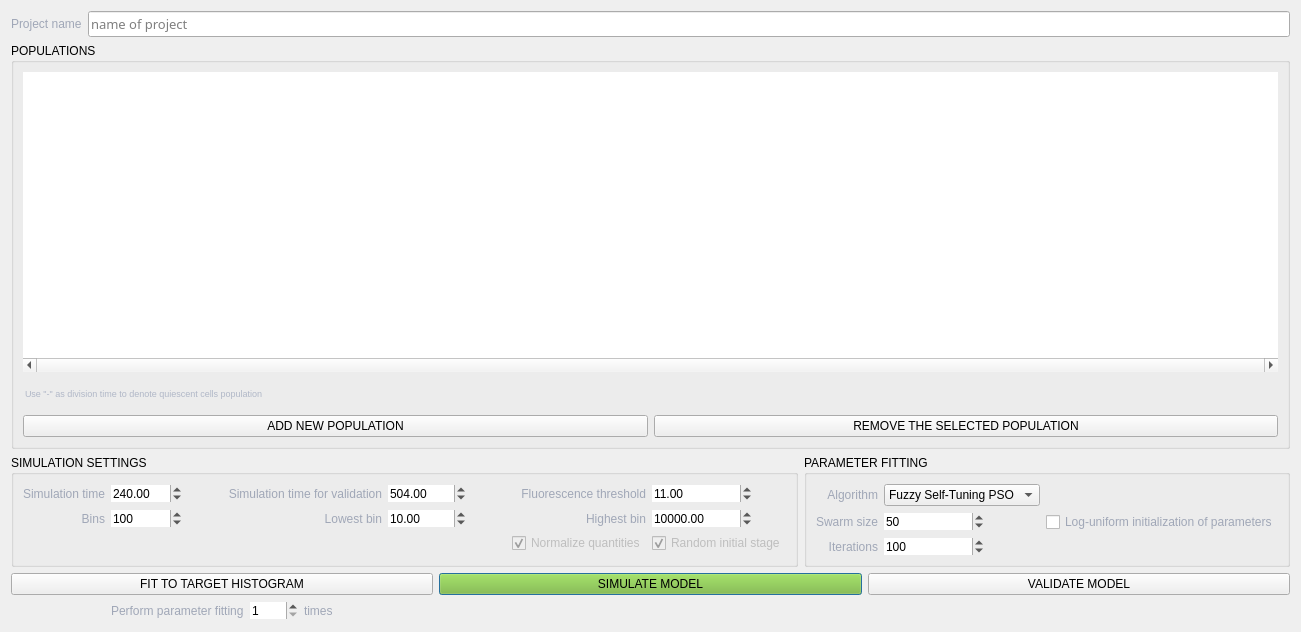
      <widget class="QWidget" name="settings" native="true">
       <property name="sizePolicy">
        <sizepolicy hsizetype="Preferred" vsizetype="Preferred">
         <horstretch>0</horstretch>
         <verstretch>2</verstretch>
        </sizepolicy>
       </property>
       <property name="styleSheet">
        <string notr="true"/>
       </property>
       <layout class="QVBoxLayout" name="verticalLayout_2">
        <item>
         <layout class="QHBoxLayout" name="horizontalLayout_8">
          <item>
           <widget class="QLabel" name="label_6">
            <property name="styleSheet">
             <string notr="true">color: #A0A7B7;</string>
            </property>
            <property name="text">
             <string>Project name</string>
            </property>
           </widget>
          </item>
          <item>
           <widget class="QLineEdit" name="projectname">
            <property name="font">
             <font>
              <family>Impact</family>
              <pointsize>10</pointsize>
             </font>
            </property>
            <property name="styleSheet">
             <string notr="true"/>
            </property>
            <property name="text">
             <string/>
            </property>
            <property name="placeholderText">
             <string>name of project</string>
            </property>
           </widget>
          </item>
         </layout>
        </item>
        <item>
         <widget class="QGroupBox" name="populations">
          <property name="sizePolicy">
           <sizepolicy hsizetype="Expanding" vsizetype="Expanding">
            <horstretch>0</horstretch>
            <verstretch>0</verstretch>
           </sizepolicy>
          </property>
          <property name="styleSheet">
           <string notr="true"/>
          </property>
          <property name="title">
           <string>POPULATIONS</string>
          </property>
          <property name="alignment">
           <set>Qt::AlignLeading|Qt::AlignLeft|Qt::AlignTop</set>
          </property>
          <property name="flat">
           <bool>true</bool>
          </property>
          <layout class="QVBoxLayout" name="verticalLayout">
           <item>
            <layout class="QVBoxLayout" name="population_layout">
             <item>
              <widget class="QTableView" name="populations_table">
               <property name="sizePolicy">
                <sizepolicy hsizetype="Preferred" vsizetype="Minimum">
                 <horstretch>0</horstretch>
                 <verstretch>0</verstretch>
                </sizepolicy>
               </property>
               <property name="minimumSize">
                <size>
                 <width>0</width>
                 <height>300</height>
                </size>
               </property>
               <property name="toolTip">
                <string>Double click a field to edit the value</string>
               </property>
               <property name="styleSheet">
                <string notr="true"/>
               </property>
               <property name="frameShape">
                <enum>QFrame::NoFrame</enum>
               </property>
               <property name="frameShadow">
                <enum>QFrame::Plain</enum>
               </property>
               <property name="verticalScrollBarPolicy">
                <enum>Qt::ScrollBarAsNeeded</enum>
               </property>
               <property name="horizontalScrollBarPolicy">
                <enum>Qt::ScrollBarAlwaysOn</enum>
               </property>
               <property name="editTriggers">
                <set>QAbstractItemView::AllEditTriggers</set>
               </property>
               <property name="alternatingRowColors">
                <bool>false</bool>
               </property>
               <property name="selectionMode">
                <enum>QAbstractItemView::SingleSelection</enum>
               </property>
               <property name="selectionBehavior">
                <enum>QAbstractItemView::SelectRows</enum>
               </property>
               <property name="gridStyle">
                <enum>Qt::NoPen</enum>
               </property>
               <attribute name="horizontalHeaderCascadingSectionResizes">
                <bool>true</bool>
               </attribute>
              </widget>
             </item>
             <item>
              <widget class="QLabel" name="label_12">
               <property name="enabled">
                <bool>true</bool>
               </property>
               <property name="font">
                <font>
                 <pointsize>7</pointsize>
                </font>
               </property>
               <property name="styleSheet">
                <string notr="true">color: #B0B7C7; margin: 10px 0px;</string>
               </property>
               <property name="text">
                <string>Use &quot;-&quot; as division time to denote quiescent cells population</string>
               </property>
              </widget>
             </item>
             <item>
              <layout class="QHBoxLayout" name="populationsbuttonslayout">
               <item>
                <widget class="QPushButton" name="addnewpopulation">
                 <property name="sizePolicy">
                  <sizepolicy hsizetype="Minimum" vsizetype="Fixed">
                   <horstretch>0</horstretch>
                   <verstretch>0</verstretch>
                  </sizepolicy>
                 </property>
                 <property name="text">
                  <string>ADD NEW POPULATION</string>
                 </property>
                 <property name="iconSize">
                  <size>
                   <width>16</width>
                   <height>16</height>
                  </size>
                 </property>
                 <property name="flat">
                  <bool>false</bool>
                 </property>
                </widget>
               </item>
               <item>
                <widget class="QPushButton" name="remove_selected_population">
                 <property name="text">
                  <string>REMOVE THE SELECTED POPULATION</string>
                 </property>
                 <property name="flat">
                  <bool>false</bool>
                 </property>
                </widget>
               </item>
              </layout>
             </item>
            </layout>
           </item>
          </layout>
         </widget>
        </item>
        <item>
         <layout class="QHBoxLayout" name="horizontalLayout_3">
          <item>
           <widget class="QGroupBox" name="simulationsettings">
            <property name="enabled">
             <bool>true</bool>
            </property>
            <property name="sizePolicy">
             <sizepolicy hsizetype="Preferred" vsizetype="Minimum">
              <horstretch>0</horstretch>
              <verstretch>0</verstretch>
             </sizepolicy>
            </property>
            <property name="title">
             <string>SIMULATION SETTINGS</string>
            </property>
            <property name="flat">
             <bool>true</bool>
            </property>
            <layout class="QGridLayout" name="gridLayout_5">
             <item row="2" column="0">
              <layout class="QHBoxLayout" name="horizontalLayout_7"/>
             </item>
             <item row="1" column="0">
              <layout class="QHBoxLayout" name="horizontalLayout_9">
               <item>
                <widget class="QLabel" name="label_8">
                 <property name="sizePolicy">
                  <sizepolicy hsizetype="Preferred" vsizetype="Preferred">
                   <horstretch>0</horstretch>
                   <verstretch>0</verstretch>
                  </sizepolicy>
                 </property>
                 <property name="maximumSize">
                  <size>
                   <width>500</width>
                   <height>16777215</height>
                  </size>
                 </property>
                 <property name="styleSheet">
                  <string notr="true">color: #A0A7B7;</string>
                 </property>
                 <property name="text">
                  <string>Bins</string>
                 </property>
                 <property name="alignment">
                  <set>Qt::AlignRight|Qt::AlignTrailing|Qt::AlignVCenter</set>
                 </property>
                </widget>
               </item>
              </layout>
             </item>
             <item row="0" column="0">
              <layout class="QHBoxLayout" name="horizontalLayout_6">
               <item>
                <widget class="QLabel" name="label_2">
                 <property name="sizePolicy">
                  <sizepolicy hsizetype="Preferred" vsizetype="Preferred">
                   <horstretch>0</horstretch>
                   <verstretch>0</verstretch>
                  </sizepolicy>
                 </property>
                 <property name="maximumSize">
                  <size>
                   <width>500</width>
                   <height>16777215</height>
                  </size>
                 </property>
                 <property name="styleSheet">
                  <string notr="true">color: #A0A7B7;</string>
                 </property>
                 <property name="text">
                  <string>Simulation time</string>
                 </property>
                 <property name="alignment">
                  <set>Qt::AlignRight|Qt::AlignTrailing|Qt::AlignVCenter</set>
                 </property>
                </widget>
               </item>
              </layout>
             </item>
             <item row="0" column="3">
              <widget class="QLabel" name="label_11">
               <property name="styleSheet">
                <string notr="true">color: #A0A7B7;</string>
               </property>
               <property name="text">
                <string>Simulation time for validation</string>
               </property>
               <property name="alignment">
                <set>Qt::AlignRight|Qt::AlignTrailing|Qt::AlignVCenter</set>
               </property>
              </widget>
             </item>
             <item row="1" column="1">
              <widget class="QSpinBox" name="bins">
               <property name="sizePolicy">
                <sizepolicy hsizetype="Fixed" vsizetype="Fixed">
                 <horstretch>0</horstretch>
                 <verstretch>0</verstretch>
                </sizepolicy>
               </property>
               <property name="maximumSize">
                <size>
                 <width>100</width>
                 <height>16777215</height>
                </size>
               </property>
               <property name="frame">
                <bool>false</bool>
               </property>
               <property name="minimum">
                <number>10</number>
               </property>
               <property name="maximum">
                <number>10000</number>
               </property>
               <property name="value">
                <number>100</number>
               </property>
              </widget>
             </item>
             <item row="0" column="1">
              <widget class="QDoubleSpinBox" name="simulationtime">
               <property name="sizePolicy">
                <sizepolicy hsizetype="Fixed" vsizetype="Fixed">
                 <horstretch>0</horstretch>
                 <verstretch>0</verstretch>
                </sizepolicy>
               </property>
               <property name="maximumSize">
                <size>
                 <width>100</width>
                 <height>16777215</height>
                </size>
               </property>
               <property name="locale">
                <locale language="English" country="UnitedKingdom"/>
               </property>
               <property name="frame">
                <bool>false</bool>
               </property>
               <property name="maximum">
                <double>10000.000000000000000</double>
               </property>
               <property name="value">
                <double>240.000000000000000</double>
               </property>
              </widget>
             </item>
             <item row="0" column="4">
              <widget class="QDoubleSpinBox" name="validationtime">
               <property name="sizePolicy">
                <sizepolicy hsizetype="Fixed" vsizetype="Fixed">
                 <horstretch>0</horstretch>
                 <verstretch>0</verstretch>
                </sizepolicy>
               </property>
               <property name="maximumSize">
                <size>
                 <width>100</width>
                 <height>16777215</height>
                </size>
               </property>
               <property name="locale">
                <locale language="English" country="UnitedKingdom"/>
               </property>
               <property name="frame">
                <bool>false</bool>
               </property>
               <property name="maximum">
                <double>100000.000000000000000</double>
               </property>
               <property name="singleStep">
                <double>1.000000000000000</double>
               </property>
               <property name="value">
                <double>504.000000000000000</double>
               </property>
              </widget>
             </item>
             <item row="0" column="6">
              <widget class="QLabel" name="label_3">
               <property name="sizePolicy">
                <sizepolicy hsizetype="Preferred" vsizetype="Preferred">
                 <horstretch>0</horstretch>
                 <verstretch>0</verstretch>
                </sizepolicy>
               </property>
               <property name="maximumSize">
                <size>
                 <width>500</width>
                 <height>16777215</height>
                </size>
               </property>
               <property name="styleSheet">
                <string notr="true">color: #A0A7B7;</string>
               </property>
               <property name="text">
                <string>Fluorescence threshold</string>
               </property>
               <property name="alignment">
                <set>Qt::AlignRight|Qt::AlignTrailing|Qt::AlignVCenter</set>
               </property>
              </widget>
             </item>
             <item row="2" column="6">
              <widget class="QCheckBox" name="normtotarget">
               <property name="enabled">
                <bool>false</bool>
               </property>
               <property name="maximumSize">
                <size>
                 <width>200</width>
                 <height>16777215</height>
                </size>
               </property>
               <property name="text">
                <string>Normalize quantities</string>
               </property>
               <property name="checked">
                <bool>true</bool>
               </property>
              </widget>
             </item>
             <item row="2" column="7">
              <widget class="QCheckBox" name="asyncr">
               <property name="enabled">
                <bool>false</bool>
               </property>
               <property name="sizePolicy">
                <sizepolicy hsizetype="Fixed" vsizetype="Fixed">
                 <horstretch>0</horstretch>
                 <verstretch>0</verstretch>
                </sizepolicy>
               </property>
               <property name="maximumSize">
                <size>
                 <width>200</width>
                 <height>16777215</height>
                </size>
               </property>
               <property name="text">
                <string>Random initial stage</string>
               </property>
               <property name="checkable">
                <bool>true</bool>
               </property>
               <property name="checked">
                <bool>true</bool>
               </property>
              </widget>
             </item>
             <item row="0" column="7">
              <widget class="QDoubleSpinBox" name="fluorescencethreshold">
               <property name="sizePolicy">
                <sizepolicy hsizetype="Fixed" vsizetype="Fixed">
                 <horstretch>0</horstretch>
                 <verstretch>0</verstretch>
                </sizepolicy>
               </property>
               <property name="maximumSize">
                <size>
                 <width>100</width>
                 <height>16777215</height>
                </size>
               </property>
               <property name="locale">
                <locale language="English" country="UnitedKingdom"/>
               </property>
               <property name="frame">
                <bool>false</bool>
               </property>
               <property name="maximum">
                <double>100000.000000000000000</double>
               </property>
               <property name="singleStep">
                <double>1.000000000000000</double>
               </property>
               <property name="value">
                <double>11.000000000000000</double>
               </property>
              </widget>
             </item>
             <item row="1" column="4">
              <widget class="QDoubleSpinBox" name="lowerbin">
               <property name="sizePolicy">
                <sizepolicy hsizetype="Fixed" vsizetype="Fixed">
                 <horstretch>0</horstretch>
                 <verstretch>0</verstretch>
                </sizepolicy>
               </property>
               <property name="maximumSize">
                <size>
                 <width>100</width>
                 <height>16777215</height>
                </size>
               </property>
               <property name="locale">
                <locale language="English" country="UnitedKingdom"/>
               </property>
               <property name="frame">
                <bool>false</bool>
               </property>
               <property name="maximum">
                <double>1000.000000000000000</double>
               </property>
               <property name="value">
                <double>10.000000000000000</double>
               </property>
              </widget>
             </item>
             <item row="1" column="3">
              <widget class="QLabel" name="label_9">
               <property name="styleSheet">
                <string notr="true">color: #A0A7B7;</string>
               </property>
               <property name="text">
                <string>Lowest bin</string>
               </property>
               <property name="alignment">
                <set>Qt::AlignRight|Qt::AlignTrailing|Qt::AlignVCenter</set>
               </property>
              </widget>
             </item>
             <item row="1" column="6">
              <widget class="QLabel" name="label_10">
               <property name="styleSheet">
                <string notr="true">color: #A0A7B7;</string>
               </property>
               <property name="text">
                <string>Highest bin</string>
               </property>
               <property name="alignment">
                <set>Qt::AlignRight|Qt::AlignTrailing|Qt::AlignVCenter</set>
               </property>
              </widget>
             </item>
             <item row="0" column="2">
              <spacer name="horizontalSpacer_12">
               <property name="orientation">
                <enum>Qt::Horizontal</enum>
               </property>
               <property name="sizeHint" stdset="0">
                <size>
                 <width>40</width>
                 <height>20</height>
                </size>
               </property>
              </spacer>
             </item>
             <item row="1" column="7">
              <widget class="QDoubleSpinBox" name="higherbin">
               <property name="sizePolicy">
                <sizepolicy hsizetype="Fixed" vsizetype="Fixed">
                 <horstretch>0</horstretch>
                 <verstretch>0</verstretch>
                </sizepolicy>
               </property>
               <property name="maximumSize">
                <size>
                 <width>100</width>
                 <height>16777215</height>
                </size>
               </property>
               <property name="locale">
                <locale language="English" country="UnitedKingdom"/>
               </property>
               <property name="frame">
                <bool>false</bool>
               </property>
               <property name="maximum">
                <double>1000000.000000000000000</double>
               </property>
               <property name="value">
                <double>10000.000000000000000</double>
               </property>
              </widget>
             </item>
             <item row="0" column="5">
              <spacer name="horizontalSpacer_13">
               <property name="orientation">
                <enum>Qt::Horizontal</enum>
               </property>
               <property name="sizeHint" stdset="0">
                <size>
                 <width>40</width>
                 <height>20</height>
                </size>
               </property>
              </spacer>
             </item>
            </layout>
           </widget>
          </item>
          <item>
           <widget class="QGroupBox" name="optimizationsettings">
            <property name="sizePolicy">
             <sizepolicy hsizetype="Preferred" vsizetype="Minimum">
              <horstretch>0</horstretch>
              <verstretch>0</verstretch>
             </sizepolicy>
            </property>
            <property name="title">
             <string>PARAMETER FITTING</string>
            </property>
            <property name="alignment">
             <set>Qt::AlignLeading|Qt::AlignLeft|Qt::AlignTop</set>
            </property>
            <property name="flat">
             <bool>true</bool>
            </property>
            <layout class="QGridLayout" name="gridLayout_6">
             <item row="2" column="0">
              <widget class="QLabel" name="label_4">
               <property name="styleSheet">
                <string notr="true">color: #A0A7B7;</string>
               </property>
               <property name="text">
                <string>Iterations</string>
               </property>
               <property name="alignment">
                <set>Qt::AlignRight|Qt::AlignTrailing|Qt::AlignVCenter</set>
               </property>
              </widget>
             </item>
             <item row="2" column="1">
              <widget class="QSpinBox" name="iterations">
               <property name="sizePolicy">
                <sizepolicy hsizetype="Fixed" vsizetype="Fixed">
                 <horstretch>0</horstretch>
                 <verstretch>0</verstretch>
                </sizepolicy>
               </property>
               <property name="maximumSize">
                <size>
                 <width>100</width>
                 <height>16777215</height>
                </size>
               </property>
               <property name="frame">
                <bool>false</bool>
               </property>
               <property name="minimum">
                <number>1</number>
               </property>
               <property name="maximum">
                <number>100000</number>
               </property>
               <property name="value">
                <number>100</number>
               </property>
              </widget>
             </item>
             <item row="5" column="1">
              <layout class="QVBoxLayout" name="verticalLayout_3"/>
             </item>
             <item row="0" column="0">
              <widget class="QLabel" name="label_5">
               <property name="styleSheet">
                <string notr="true">color: #A0A7B7;</string>
               </property>
               <property name="text">
                <string>Algorithm</string>
               </property>
               <property name="alignment">
                <set>Qt::AlignRight|Qt::AlignTrailing|Qt::AlignVCenter</set>
               </property>
              </widget>
             </item>
             <item row="0" column="1">
              <widget class="QComboBox" name="comboBox">
               <property name="enabled">
                <bool>true</bool>
               </property>
               <property name="sizePolicy">
                <sizepolicy hsizetype="Fixed" vsizetype="Fixed">
                 <horstretch>0</horstretch>
                 <verstretch>0</verstretch>
                </sizepolicy>
               </property>
               <property name="maximumSize">
                <size>
                 <width>350</width>
                 <height>16777215</height>
                </size>
               </property>
               <property name="frame">
                <bool>true</bool>
               </property>
               <item>
                <property name="text">
                 <string>Fuzzy Self-Tuning PSO</string>
                </property>
               </item>
              </widget>
             </item>
             <item row="1" column="0">
              <widget class="QLabel" name="label">
               <property name="sizePolicy">
                <sizepolicy hsizetype="Fixed" vsizetype="Preferred">
                 <horstretch>0</horstretch>
                 <verstretch>0</verstretch>
                </sizepolicy>
               </property>
               <property name="styleSheet">
                <string notr="true">color: #A0A7B7;</string>
               </property>
               <property name="text">
                <string>Swarm size</string>
               </property>
               <property name="alignment">
                <set>Qt::AlignRight|Qt::AlignTrailing|Qt::AlignVCenter</set>
               </property>
              </widget>
             </item>
             <item row="1" column="1">
              <widget class="QSpinBox" name="swarmsize">
               <property name="sizePolicy">
                <sizepolicy hsizetype="Fixed" vsizetype="Fixed">
                 <horstretch>0</horstretch>
                 <verstretch>0</verstretch>
                </sizepolicy>
               </property>
               <property name="maximumSize">
                <size>
                 <width>100</width>
                 <height>16777215</height>
                </size>
               </property>
               <property name="frame">
                <bool>false</bool>
               </property>
               <property name="maximum">
                <number>1000</number>
               </property>
               <property name="value">
                <number>50</number>
               </property>
              </widget>
             </item>
             <item row="0" column="2">
              <spacer name="horizontalSpacer">
               <property name="orientation">
                <enum>Qt::Horizontal</enum>
               </property>
               <property name="sizeHint" stdset="0">
                <size>
                 <width>40</width>
                 <height>20</height>
                </size>
               </property>
              </spacer>
             </item>
             <item row="1" column="2">
              <widget class="QCheckBox" name="logarithmic">
               <property name="enabled">
                <bool>true</bool>
               </property>
               <property name="styleSheet">
                <string notr="true">color: #A0A7B7;</string>
               </property>
               <property name="text">
                <string>Log-uniform initialization of parameters</string>
               </property>
              </widget>
             </item>
            </layout>
           </widget>
          </item>
         </layout>
        </item>
        <item>
         <layout class="QGridLayout" name="GL5">
          <item row="1" column="1">
           <spacer name="horizontalSpacer_10">
            <property name="orientation">
             <enum>Qt::Horizontal</enum>
            </property>
            <property name="sizeHint" stdset="0">
             <size>
              <width>40</width>
              <height>20</height>
             </size>
            </property>
           </spacer>
          </item>
          <item row="1" column="0">
           <layout class="QHBoxLayout" name="HL5">
            <item>
             <spacer name="horizontalSpacer_8">
              <property name="orientation">
               <enum>Qt::Horizontal</enum>
              </property>
              <property name="sizeHint" stdset="0">
               <size>
                <width>40</width>
                <height>20</height>
               </size>
              </property>
             </spacer>
            </item>
            <item>
             <widget class="QLabel" name="label_16">
              <property name="styleSheet">
               <string notr="true">color: #A0A7B7;</string>
              </property>
              <property name="text">
               <string>Perform parameter fitting</string>
              </property>
             </widget>
            </item>
            <item>
             <widget class="QSpinBox" name="repetitions">
              <property name="enabled">
               <bool>true</bool>
              </property>
              <property name="sizePolicy">
               <sizepolicy hsizetype="Minimum" vsizetype="Maximum">
                <horstretch>0</horstretch>
                <verstretch>0</verstretch>
               </sizepolicy>
              </property>
              <property name="frame">
               <bool>false</bool>
              </property>
              <property name="minimum">
               <number>1</number>
              </property>
              <property name="maximum">
               <number>1000</number>
              </property>
              <property name="value">
               <number>1</number>
              </property>
             </widget>
            </item>
            <item>
             <widget class="QLabel" name="label_14">
              <property name="sizePolicy">
               <sizepolicy hsizetype="Preferred" vsizetype="Maximum">
                <horstretch>0</horstretch>
                <verstretch>0</verstretch>
               </sizepolicy>
              </property>
              <property name="styleSheet">
               <string notr="true">color: #A0A7B7;</string>
              </property>
              <property name="text">
               <string>times</string>
              </property>
             </widget>
            </item>
            <item>
             <spacer name="horizontalSpacer_9">
              <property name="orientation">
               <enum>Qt::Horizontal</enum>
              </property>
              <property name="sizeHint" stdset="0">
               <size>
                <width>40</width>
                <height>20</height>
               </size>
              </property>
             </spacer>
            </item>
           </layout>
          </item>
          <item row="1" column="3">
           <layout class="QVBoxLayout" name="verticalLayout_6">
            <item>
             <layout class="QHBoxLayout" name="horizontalLayout">
              <item>
               <spacer name="horizontalSpacer_11">
                <property name="orientation">
                 <enum>Qt::Horizontal</enum>
                </property>
                <property name="sizeHint" stdset="0">
                 <size>
                  <width>40</width>
                  <height>20</height>
                 </size>
                </property>
               </spacer>
              </item>
             </layout>
            </item>
           </layout>
          </item>
          <item row="0" column="3">
           <widget class="QPushButton" name="runvalidation">
            <property name="text">
             <string>VALIDATE MODEL</string>
            </property>
            <property name="iconSize">
             <size>
              <width>20</width>
              <height>20</height>
             </size>
            </property>
            <property name="flat">
             <bool>false</bool>
            </property>
           </widget>
          </item>
          <item row="0" column="0">
           <widget class="QPushButton" name="launchoptimization">
            <property name="text">
             <string>FIT TO TARGET HISTOGRAM</string>
            </property>
            <property name="flat">
             <bool>false</bool>
            </property>
           </widget>
          </item>
          <item row="0" column="1">
           <widget class="QPushButton" name="launch_simulation">
            <property name="styleSheet">
             <string notr="true">background-color: #7DBB25;</string>
            </property>
            <property name="text">
             <string>SIMULATE MODEL</string>
            </property>
            <property name="default">
             <bool>true</bool>
            </property>
            <property name="flat">
             <bool>false</bool>
            </property>
           </widget>
          </item>
         </layout>
        </item>
       </layout>
      </widget>
